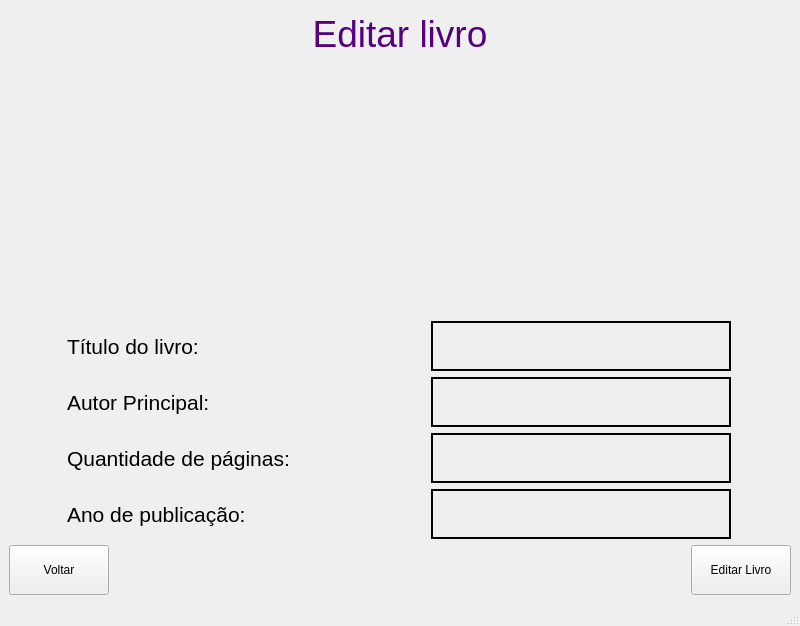
<?xml version="1.0" encoding="UTF-8"?>
<ui version="4.0">
 <class>MainWindow</class>
 <widget class="QMainWindow" name="MainWindow">
  <property name="geometry">
   <rect>
    <x>0</x>
    <y>0</y>
    <width>800</width>
    <height>626</height>
   </rect>
  </property>
  <property name="windowTitle">
   <string>MainWindow</string>
  </property>
  <widget class="QWidget" name="centralwidget">
   <layout class="QVBoxLayout" name="verticalLayout_3">
    <item>
     <widget class="QTextBrowser" name="textBrowser">
      <property name="minimumSize">
       <size>
        <width>0</width>
        <height>0</height>
       </size>
      </property>
      <property name="layoutDirection">
       <enum>Qt::LeftToRight</enum>
      </property>
      <property name="styleSheet">
       <string notr="true">background: transparent;
border: none;</string>
      </property>
      <property name="html">
       <string>&lt;!DOCTYPE HTML PUBLIC &quot;-//W3C//DTD HTML 4.0//EN&quot; &quot;http://www.w3.org/TR/REC-html40/strict.dtd&quot;&gt;
&lt;html&gt;&lt;head&gt;&lt;meta name=&quot;qrichtext&quot; content=&quot;1&quot; /&gt;&lt;style type=&quot;text/css&quot;&gt;
p, li { white-space: pre-wrap; }
&lt;/style&gt;&lt;/head&gt;&lt;body style=&quot; font-family:'MS Shell Dlg 2'; font-size:7.8pt; font-weight:400; font-style:normal;&quot;&gt;
&lt;p align=&quot;center&quot; style=&quot; margin-top:0px; margin-bottom:0px; margin-left:0px; margin-right:0px; -qt-block-indent:0; text-indent:0px;&quot;&gt;&lt;span style=&quot; font-size:28pt; color:#55007f;&quot;&gt;Editar livro&lt;/span&gt;&lt;/p&gt;&lt;/body&gt;&lt;/html&gt;</string>
      </property>
     </widget>
    </item>
    <item>
     <layout class="QVBoxLayout" name="verticalLayout_2">
      <item>
       <layout class="QHBoxLayout" name="horizontalLayout_9">
        <item>
         <widget class="QLabel" name="label_titulo_2">
          <property name="minimumSize">
           <size>
            <width>300</width>
            <height>50</height>
           </size>
          </property>
          <property name="maximumSize">
           <size>
            <width>300</width>
            <height>50</height>
           </size>
          </property>
          <property name="font">
           <font>
            <pointsize>16</pointsize>
           </font>
          </property>
          <property name="text">
           <string>Título do livro:</string>
          </property>
         </widget>
        </item>
        <item>
         <widget class="QLineEdit" name="line_titulo_2">
          <property name="minimumSize">
           <size>
            <width>300</width>
            <height>50</height>
           </size>
          </property>
          <property name="maximumSize">
           <size>
            <width>300</width>
            <height>50</height>
           </size>
          </property>
          <property name="styleSheet">
           <string notr="true">background: transparent;
 border: 2px solid black;</string>
          </property>
         </widget>
        </item>
       </layout>
      </item>
      <item>
       <layout class="QHBoxLayout" name="horizontalLayout_10">
        <item>
         <widget class="QLabel" name="label_autor_2">
          <property name="minimumSize">
           <size>
            <width>300</width>
            <height>50</height>
           </size>
          </property>
          <property name="maximumSize">
           <size>
            <width>300</width>
            <height>50</height>
           </size>
          </property>
          <property name="font">
           <font>
            <pointsize>16</pointsize>
           </font>
          </property>
          <property name="text">
           <string>Autor Principal:</string>
          </property>
         </widget>
        </item>
        <item>
         <widget class="QLineEdit" name="line_autor_2">
          <property name="minimumSize">
           <size>
            <width>300</width>
            <height>50</height>
           </size>
          </property>
          <property name="maximumSize">
           <size>
            <width>300</width>
            <height>50</height>
           </size>
          </property>
          <property name="styleSheet">
           <string notr="true">background: transparent;
 border: 2px solid black;</string>
          </property>
         </widget>
        </item>
       </layout>
      </item>
      <item>
       <layout class="QHBoxLayout" name="horizontalLayout_11">
        <item>
         <widget class="QLabel" name="label_Qpaginas_2">
          <property name="minimumSize">
           <size>
            <width>300</width>
            <height>50</height>
           </size>
          </property>
          <property name="maximumSize">
           <size>
            <width>300</width>
            <height>50</height>
           </size>
          </property>
          <property name="font">
           <font>
            <pointsize>16</pointsize>
           </font>
          </property>
          <property name="text">
           <string>Quantidade de páginas:</string>
          </property>
         </widget>
        </item>
        <item>
         <widget class="QLineEdit" name="line_Qpaginas_2">
          <property name="minimumSize">
           <size>
            <width>300</width>
            <height>50</height>
           </size>
          </property>
          <property name="maximumSize">
           <size>
            <width>300</width>
            <height>50</height>
           </size>
          </property>
          <property name="styleSheet">
           <string notr="true">background: transparent;
 border: 2px solid black;</string>
          </property>
         </widget>
        </item>
       </layout>
      </item>
      <item>
       <layout class="QHBoxLayout" name="horizontalLayout_12">
        <item>
         <widget class="QLabel" name="label_publicacao_2">
          <property name="minimumSize">
           <size>
            <width>300</width>
            <height>50</height>
           </size>
          </property>
          <property name="maximumSize">
           <size>
            <width>300</width>
            <height>50</height>
           </size>
          </property>
          <property name="font">
           <font>
            <pointsize>16</pointsize>
           </font>
          </property>
          <property name="text">
           <string>Ano de publicação:</string>
          </property>
         </widget>
        </item>
        <item>
         <widget class="QLineEdit" name="line_publicacao_2">
          <property name="minimumSize">
           <size>
            <width>300</width>
            <height>50</height>
           </size>
          </property>
          <property name="maximumSize">
           <size>
            <width>300</width>
            <height>50</height>
           </size>
          </property>
          <property name="styleSheet">
           <string notr="true">background: transparent;
 border: 2px solid black;</string>
          </property>
         </widget>
        </item>
       </layout>
      </item>
     </layout>
    </item>
    <item>
     <layout class="QHBoxLayout" name="horizontalLayout_13">
      <item>
       <widget class="QPushButton" name="voltar">
        <property name="sizePolicy">
         <sizepolicy hsizetype="Minimum" vsizetype="Fixed">
          <horstretch>0</horstretch>
          <verstretch>0</verstretch>
         </sizepolicy>
        </property>
        <property name="minimumSize">
         <size>
          <width>100</width>
          <height>50</height>
         </size>
        </property>
        <property name="maximumSize">
         <size>
          <width>100</width>
          <height>50</height>
         </size>
        </property>
        <property name="text">
         <string>Voltar</string>
        </property>
       </widget>
      </item>
      <item>
       <spacer name="horizontalSpacer_3">
        <property name="orientation">
         <enum>Qt::Horizontal</enum>
        </property>
        <property name="sizeHint" stdset="0">
         <size>
          <width>40</width>
          <height>20</height>
         </size>
        </property>
       </spacer>
      </item>
      <item>
       <widget class="QPushButton" name="Editar">
        <property name="minimumSize">
         <size>
          <width>100</width>
          <height>50</height>
         </size>
        </property>
        <property name="maximumSize">
         <size>
          <width>100</width>
          <height>50</height>
         </size>
        </property>
        <property name="text">
         <string>Editar Livro</string>
        </property>
       </widget>
      </item>
     </layout>
    </item>
   </layout>
  </widget>
  <widget class="QMenuBar" name="menubar">
   <property name="geometry">
    <rect>
     <x>0</x>
     <y>0</y>
     <width>800</width>
     <height>26</height>
    </rect>
   </property>
  </widget>
  <widget class="QStatusBar" name="statusbar"/>
 </widget>
 <resources/>
 <connections/>
</ui>
